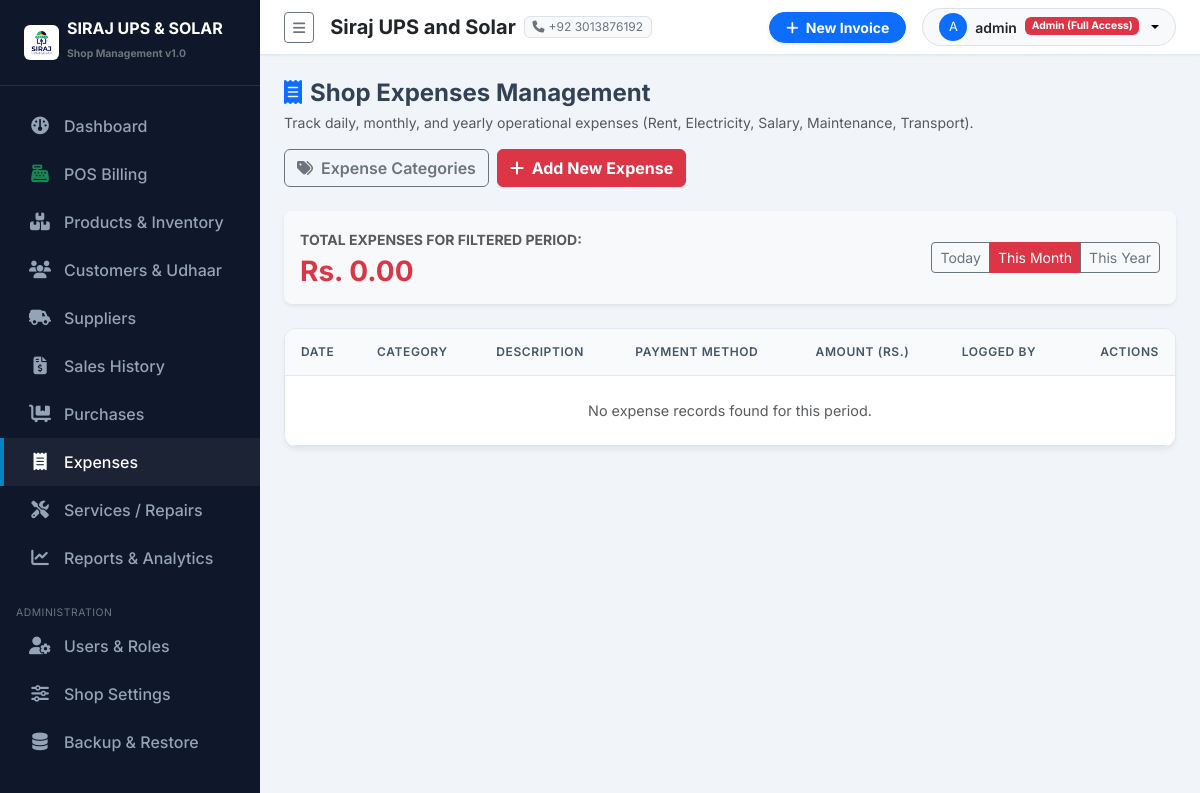
The app's page /expenses/ (signed in) with its own data.
### purchases/settings_app/models.py (models this page shows, shortened)
class ShopSettings(models.Model):
    shop_name = models.CharField(max_length=200, default="Siraj UPS and Solar")
    subtitle = models.CharField(max_length=255, default="UPS | Solar Systems | Batteries | Inverters | Accessories")
    address = models.TextField(default="Main Market, Shop #12, City Center")
    phone = models.CharField(max_length=50, default="+92 300 1234567")
    whatsapp = models.CharField(max_length=50, default="+92 300 1234567")
    email = models.EmailField(default="contact@sirajupssolar.com", blank=True)
    ntn_number = models.CharField(max_length=50, blank=True, help_text="NTN / Tax Number")
    invoice_footer = models.TextField(default="Thank you for choosing Siraj UPS and Solar! Goods once sold are non-refundable after 7 days.")
    logo = models.ImageField(upload_to='shop_logo/', blank=True, null=True)
    class Meta:
        verbose_name = "Shop Setting"
        verbose_name_plural = "Shop Settings"
    @classmethod
    def get_settings(cls):
        obj, created = cls.objects.get_or_create(id=1)
        return obj

### accounts/models.py (models this page shows, shortened)
class UserProfile(models.Model):
    ROLE_ADMIN = 'ADMIN'
    ROLE_STAFF = 'STAFF'
    ROLE_CHOICES = [
        (ROLE_ADMIN, 'Admin (Full Access)'),
        (ROLE_STAFF, 'Staff / Cashier'),
    ]
    user = models.OneToOneField(User, on_delete=models.CASCADE, related_name='profile')
    role = models.CharField(max_length=20, choices=ROLE_CHOICES, default=ROLE_STAFF)
    phone = models.CharField(max_length=30, blank=True)
    address = models.CharField(max_length=255, blank=True)
    is_active_staff = models.BooleanField(default=True)
    def is_admin(self):
        return self.role == self.ROLE_ADMIN or self.user.is_superuser

### expenses/views.py (the view)
# urls.py: path('', views.expense_list, name='expense_list'),
@login_required
def expense_list(request):
    category_id = request.GET.get('category', '')
    date_from = request.GET.get('date_from', '')
    date_to = request.GET.get('date_to', '')
    filter_type = request.GET.get('filter_type', 'month')
    today = datetime.date.today()
    expenses = Expense.objects.select_related('category', 'created_by').all()
    if filter_type == 'today':
        expenses = expenses.filter(expense_date=today)
    elif filter_type == 'month':
        expenses = expenses.filter(expense_date__year=today.year, expense_date__month=today.month)
    elif filter_type == 'year':
        expenses = expenses.filter(expense_date__year=today.year)
    elif filter_type == 'custom':
        if date_from:
            expenses = expenses.filter(expense_date__gte=date_from)
        if date_to:
            expenses = expenses.filter(expense_date__lte=date_to)
    if category_id:
        expenses = expenses.filter(category_id=category_id)
    total_amount = expenses.aggregate(Sum('amount'))['amount__sum'] or 0.00
    categories = ExpenseCategory.objects.all()
    context = {
        'expenses': expenses,
        'categories': categories,
        'total_amount': total_amount,
        'selected_category': category_id,
        'filter_type': filter_type,
        'date_from': date_from,
        'date_to': date_to,
    }
    return render(request, 'expenses/expense_list.html', context)

### templates/expenses/expense_list.html (shortened to what this page needs)
{% extends 'base.html' %}
{% load humanize %}
{% block content %}
<div class="d-flex flex-wrap justify-content-between align-items-center mb-4 gap-3">
    <div>
        <h4 class="fw-bold mb-1"><i class="fa-solid fa-receipt me-2 text-primary"></i>Shop Expenses Management</h4>
        <p class="text-muted small mb-0">Track daily, monthly, and yearly operational expenses (Rent, Electricity, Salary, Maintenance, Transport).</p>
    </div>
    <div class="d-flex gap-2">
        <a href="{% url 'expenses:category_list' %}" class="btn btn-outline-secondary fw-semibold">
            <i class="fa-solid fa-tags me-1"></i> Expense Categories
        </a>
        <a href="{% url 'expenses:expense_create' %}" class="btn btn-danger fw-bold">
            <i class="fa-solid fa-plus me-1"></i> Add New Expense
        </a>
    </div>
</div>
<div class="card border-0 shadow-sm rounded-3 mb-4 bg-light border">
    <div class="card-body p-3 d-flex justify-content-between align-items-center">
        <div>
            <span class="text-muted small fw-bold text-uppercase">Total Expenses for Filtered Period:</span>
            <h3 class="fw-bold text-danger mb-0 mt-1">Rs. {{ total_amount|floatformat:2|intcomma }}</h3>
        </div>
        <div class="btn-group btn-group-sm" role="group">
            <a href="?filter_type=today" class="btn {% if filter_type == 'today' %}btn-danger{% else %}btn-outline-secondary{% endif %}">Today</a>
            <a href="?filter_type=month" class="btn {% if filter_type == 'month' %}btn-danger{% else %}btn-outline-secondary{% endif %}">This Month</a>
            <a href="?filter_type=year" class="btn {% if filter_type == 'year' %}btn-danger{% else %}btn-outline-secondary{% endif %}">This Year</a>
        </div>
    </div>
</div>
<div class="custom-table-card">
    <div class="table-responsive">
        <table class="table table-hover align-middle mb-0">
            <thead>
                <tr>
                    <th>Date</th>
                    <th>Category</th>
                    <th>Description</th>
                    <th>Payment Method</th>
                    <th>Amount (Rs.)</th>
                    <th>Logged By</th>
                    <th class="text-end">Actions</th>
                </tr>
            </thead>
            <tbody>
                {% for e in expenses %}
                <tr>
                    <td class="small text-muted">{{ e.expense_date|date:"d-M-Y" }}</td>
                    <td><span class="badge bg-light text-dark border"><i class="fa-solid fa-tag me-1"></i>{{ e.category.name }}</span></td>
                    <td class="fw-semibold">{{ e.description|default:"-" }}</td>
                    <td><span class="badge bg-secondary">{{ e.get_payment_method_display }}</span></td>
                    <td class="fw-bold text-danger">Rs. {{ e.amount|floatformat:2|intcomma }}</td>
                    <td class="small text-muted">{{ e.created_by.username|default:"System" }}</td>
                    <td class="text-end">
                        <a href="{% url 'expenses:expense_edit' e.id %}" class="btn btn-sm btn-outline-primary me-1"><i class="fa-solid fa-pen"></i></a>
                        {% if user.profile.is_admin %}
                        <a href="{% url 'expenses:expense_delete' e.id %}" class="btn btn-sm btn-outline-danger"><i class="fa-solid fa-trash"></i></a>
                        {% endif %}
                    </td>
                </tr>
                {% empty %}
                <tr><td colspan="7" class="text-center text-muted py-4">No expense records found for this period.</td></tr>
                {% endfor %}
            </tbody>
        </table>
    </div>
</div>
{% endblock %}

### templates/sidebar.html (shortened to what this page needs)
{% load static %}
<div id="sidebar-wrapper">
    <div class="sidebar-heading d-flex align-items-center gap-2">
        {% if shop_settings and shop_settings.logo %}
            <img src="{{ shop_settings.logo.url }}" alt="Logo" style="max-height: 35px;" class="rounded">
        {% else %}
            <i class="fa-solid fa-bolt text-warning fs-4"></i>
        {% endif %}
        <div>
            <div class="lh-1 text-white fs-6">SIRAJ UPS & SOLAR</div>
            <small class="text-secondary style-sub" style="font-size: 0.65rem;">Shop Management v1.0</small>
        </div>
    </div>
    <div class="sidebar-nav">
        <a href="{% url 'dashboard:index' %}" class="nav-link {% if request.resolver_match.app_name == 'dashboard' %}active{% endif %}">
            <i class="fa-solid fa-gauge"></i> Dashboard
        </a>
        <a href="{% url 'sales:pos_billing' %}" class="nav-link {% if request.resolver_match.url_name == 'pos_billing' %}active{% endif %}">
            <i class="fa-solid fa-cash-register text-success"></i> POS Billing
        </a>
        <a href="{% url 'products:product_list' %}" class="nav-link {% if request.resolver_match.app_name == 'products' %}active{% endif %}">
            <i class="fa-solid fa-boxes-stacked"></i> Products & Inventory
        </a>
        <a href="{% url 'customers:customer_list' %}" class="nav-link {% if request.resolver_match.app_name == 'customers' %}active{% endif %}">
            <i class="fa-solid fa-users"></i> Customers & Udhaar
        </a>
        <a href="{% url 'suppliers:supplier_list' %}" class="nav-link {% if request.resolver_match.app_name == 'suppliers' %}active{% endif %}">
            <i class="fa-solid fa-truck-field"></i> Suppliers
        </a>
        <a href="{% url 'sales:sale_list' %}" class="nav-link {% if request.resolver_match.app_name == 'sales' and request.resolver_match.url_name != 'pos_billing' %}active{% endif %}">
            <i class="fa-solid fa-file-invoice-dollar"></i> Sales History
        </a>
        <a href="{% url 'purchases:purchase_list' %}" class="nav-link {% if request.resolver_match.app_name == 'purchases' %}active{% endif %}">
            <i class="fa-solid fa-cart-flatbed"></i> Purchases
        </a>
        <a href="{% url 'expenses:expense_list' %}" class="nav-link {% if request.resolver_match.app_name == 'expenses' %}active{% endif %}">
            <i class="fa-solid fa-receipt"></i> Expenses
        </a>
        <a href="{% url 'services:service_list' %}" class="nav-link {% if request.resolver_match.app_name == 'services' %}active{% endif %}">
            <i class="fa-solid fa-screwdriver-wrench"></i> Services / Repairs
        </a>
        <a href="{% url 'reports:index' %}" class="nav-link {% if request.resolver_match.app_name == 'reports' %}active{% endif %}">
            <i class="fa-solid fa-chart-line"></i> Reports & Analytics
        </a>
        {% if user.profile.is_admin %}
        <small class="text-uppercase text-secondary px-3 style-sub" style="font-size: 0.65rem; letter-spacing: 0.05em;">Administration</small>
        <a href="{% url 'accounts:user_list' %}" class="nav-link {% if request.resolver_match.app_name == 'accounts' %}active{% endif %}">
            <i class="fa-solid fa-user-gear"></i> Users & Roles
        </a>
        <a href="{% url 'settings_app:shop_settings' %}" class="nav-link {% if request.resolver_match.app_name == 'settings_app' and request.resolver_match.url_name == 'shop_settings' %}active{% endif %}">
            <i class="fa-solid fa-sliders"></i> Shop Settings
        </a>
        <a href="{% url 'settings_app:backup_restore' %}" class="nav-link {% if request.resolver_match.url_name == 'backup_restore' %}active{% endif %}">
            <i class="fa-solid fa-database"></i> Backup & Restore
        </a>
        {% endif %}
    </div>
</div>

### templates/navbar.html (shortened to what this page needs)
{% load static %}
<nav class="navbar navbar-expand-lg top-navbar px-4 py-2">
    <div class="container-fluid p-0">
        <button class="btn btn-sm btn-outline-secondary me-3" id="sidebarToggle">
            <i class="fa-solid fa-bars"></i>
        </button>
        <div class="d-none d-md-flex align-items-center gap-2 me-auto">
            <span class="fw-bold text-dark fs-5">{{ shop_settings.shop_name }}</span>
            <span class="badge bg-light text-secondary border fw-normal"><i class="fa-solid fa-phone me-1"></i>{{ shop_settings.phone }}</span>
        </div>
        <div class="d-flex align-items-center gap-3">
            <a href="{% url 'sales:pos_billing' %}" class="btn btn-primary btn-sm px-3 fw-bold rounded-pill shadow-sm">
                <i class="fa-solid fa-plus me-1"></i> New Invoice
            </a>
            <div class="dropdown">
                <button class="btn btn-light btn-sm dropdown-toggle d-flex align-items-center gap-2 border rounded-pill px-3" type="button" data-bs-toggle="dropdown">
                    <div class="bg-primary text-white rounded-circle d-flex align-items-center justify-content-center" style="width: 28px; height: 28px; font-size: 0.8rem;">
                        {{ user.username|first|upper }}
                    </div>
                    <span class="fw-semibold text-dark">{{ user.username }}</span>
                    <span class="badge {% if user.profile.is_admin %}bg-danger{% else %}bg-info text-dark{% endif %}" style="font-size: 0.65rem;">
                        {{ user.profile.get_role_display }}
                    </span>
                </button>
            </div>
        </div>
    </div>
</nav>

### purchases/static/css/custom.css (style rules this page uses)
:root { --primary-color: #0284c7; --primary-hover: #0369a1; --dark-bg: #0f172a; --dark-surface: #1e293b; --light-bg: #f8fafc; --card-shadow: 0 4px 6px -1px rgba(0, 0, 0, 0.05), 0 2px 4px -1px rgba(0, 0, 0, 0.03); --border-color: #e2e8f0; }
body { font-family: 'Inter', sans-serif; background-color: #f1f5f9; color: #334155; overflow-x: hidden; }
#sidebar-wrapper { min-height: 100vh; width: 260px; background-color: var(--dark-bg); color: #f8fafc; transition: margin 0.25s ease-out; }
#sidebar-wrapper .sidebar-heading { padding: 1.25rem 1.5rem; font-size: 1.2rem; font-weight: 700; color: #ffffff; border-bottom: 1px solid rgba(255, 255, 255, 0.1); }
.sidebar-nav { padding: 1rem 0; }
.sidebar-nav .nav-link { padding: 0.75rem 1.5rem; color: #94a3b8; font-weight: 500; display: flex; align-items: center; gap: 0.75rem; transition: all 0.2s ease-in-out; border-left: 4px solid transparent; }
.sidebar-nav .nav-link:hover, .sidebar-nav .nav-link.active { color: #ffffff; background-color: rgba(255, 255, 255, 0.05); border-left-color: var(--primary-color); }
.sidebar-nav .nav-link i { font-size: 1.1rem; width: 24px; text-align: center; }
.top-navbar { background-color: #ffffff; border-bottom: 1px solid var(--border-color); box-shadow: 0 1px 2px 0 rgba(0, 0, 0, 0.05); }
.custom-table-card { background-color: #ffffff; border-radius: 0.75rem; border: 1px solid var(--border-color); box-shadow: var(--card-shadow); overflow: hidden; }
.table thead th { background-color: #f8fafc; color: #475569; font-weight: 600; text-transform: uppercase; font-size: 0.75rem; letter-spacing: 0.05em; border-bottom: 1px solid var(--border-color); padding: 0.85rem 1rem; }
.table tbody td { padding: 0.85rem 1rem; vertical-align: middle; font-size: 0.9rem; }

### records on screen
ShopSettings: logo (picture), shop_name "Siraj UPS and Solar", phone "+92 3013876192"

### other values on screen
{{ user.username|first|upper }} "A"
{{ user.username }} "admin"
{{ user.profile.get_role_display }} "Admin (Full Access)"
{{ total_amount|floatformat:2|intcomma }} "0.00"
